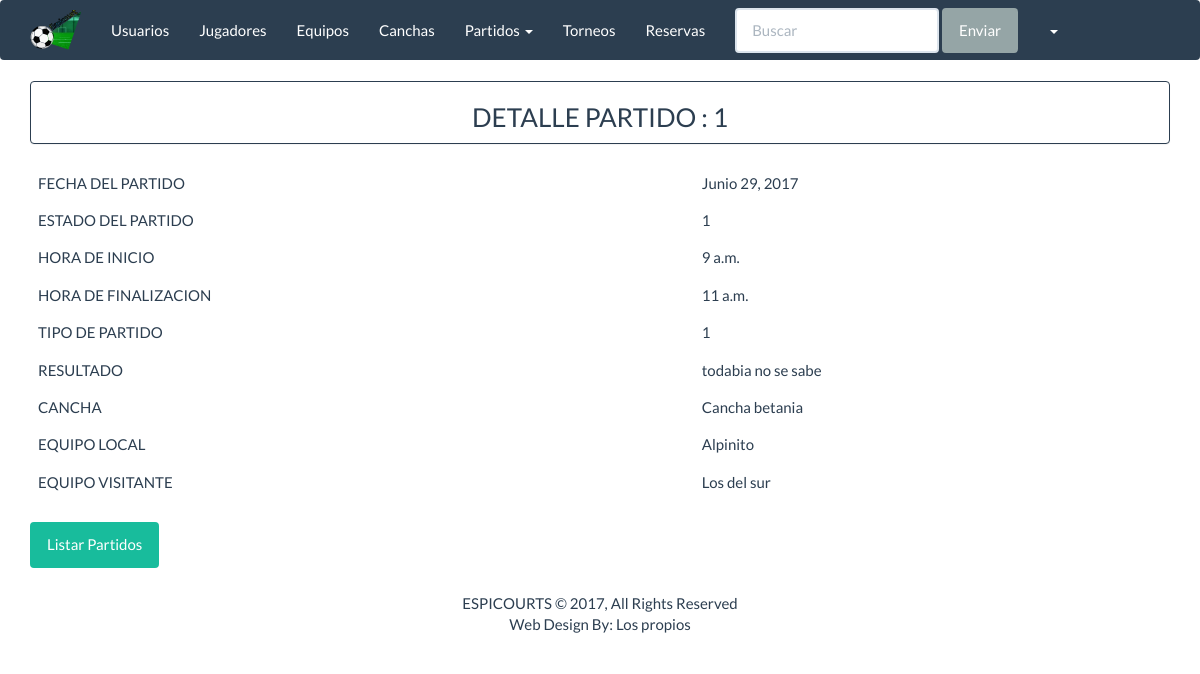
The page /espicourts/partidos_detalle/1/ on the database its author committed.
### apps/inicio/models.py (models this page shows, shortened)
class Partido(models.Model):
    fecha_partido=models.DateField()
    hora_inicio=models.TimeField()
    hora_fin = models.TimeField(null=True,blank=True)
    tipos=((1,'Amistoso'),)
    tipo_partido=models.SmallIntegerField(choices=tipos)
    resultado=models.CharField('Resultado',max_length=30,null=True,blank=True)
    estados = ((1, 'No iniciado'), (2, 'En proceso'), (3, 'Finalizado'))
    estado_partido = models.SmallIntegerField(choices=estados)
    cancha=models.ForeignKey(Cancha)
    local=models.ForeignKey(Equipo,related_name='equipo_1',null=True)
    visitante=models.ForeignKey(Equipo,related_name='equipo_2',null=True)
    class Meta:
        db_table='partido'

class Cancha(models.Model):
    nombre_cancha=models.CharField('Nombre', max_length=30)
    direccion_cancha = models.CharField('Direccion', max_length=60)
    class Meta:
        db_table='cancha'

class Equipo(models.Model):
    nombre_equipo=models.CharField('Nombre del Equipo', max_length=30)
    categorias=((1,'Categoria A'),(2,'Categoria B'),(3,'Categoria C'))
    categoria_equipo=models.SmallIntegerField(choices=categorias)
    class Meta:
        db_table='equipo'

### apps/inicio/views.py (the view)
# urls.py: url(r'^partidos_detalle/(?P<pk>\d+)/$', DetallePartido.as_view(), name='partidos_detalle'),
class DetallePartido(DetailView):
    model = Partido
    template_name = "partido/partido_detalle.html"
    context_object_name = "detalle_partido"

### templates/partido/partido_detalle.html (shortened to what this page needs)
{% extends 'base/base.html' %}
{% block  content%}
<div class="panel panel-primary" align="center">
    <h3>DETALLE PARTIDO :  {{ detalle_partido.id}}</h3>
</div>
<div class="table-responsive">
    <table class="table table-hover">
        <tbody>
            <tr>
                <td>FECHA DEL PARTIDO</td>
                <td>{{ detalle_partido.fecha_partido}}</td>
            </tr>
            <tr>
                <td>ESTADO DEL PARTIDO</td>
                <td>{{ detalle_partido.estado_partido}}</td>
            </tr>
            <tr>
                <td>HORA DE INICIO</td>
                <td>{{ detalle_partido.hora_inicio}}</td>
            </tr>
            <tr>
                <td>HORA DE FINALIZACION</td>
                <td>{{ detalle_partido.hora_fin}}</td>
            </tr>
            <tr>
                <td>TIPO DE PARTIDO</td>
                <td>{{ detalle_partido.tipo_partido}}</td>
            </tr>
                <td>RESULTADO</td>
                <td>{{ detalle_partido.resultado}}</td>
                <td>CANCHA</td>
                <td>{{ detalle_partido.cancha.nombre_cancha}}</td>
                <td>EQUIPO LOCAL</td>
                <td>{{ detalle_partido.local.nombre_equipo}}</td>
                <td>EQUIPO VISITANTE</td>
                <td>{{ detalle_partido.visitante.nombre_equipo}}</td>
        </tbody>
    </table>
    <a href="{% url 'espicourts:partidos_listar' %}" button class="btn btn-success"> Listar Partidos</a>
</div>
{% endblock %}

### rows shown on the page
Partido: id "1", fecha_partido "Junio 29, 2017", estado_partido "1", hora_inicio "9 a.m.", hora_fin "11 a.m.", tipo_partido "1", resultado "todabia no se sabe", cancha.nombre_cancha "Cancha betania", local.nombre_equipo "Alpinito", visitante.nombre_equipo "Los del sur"
